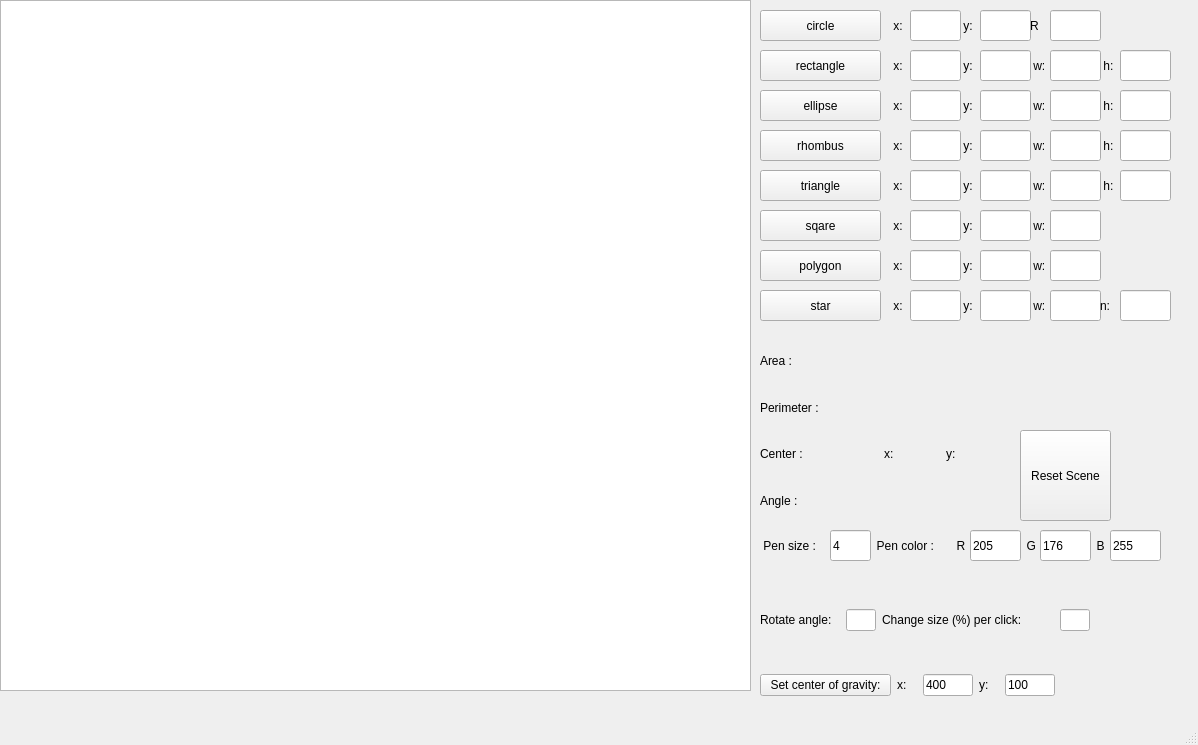
<?xml version="1.0" encoding="UTF-8"?>
<ui version="4.0">
 <class>MainWindow</class>
 <widget class="QMainWindow" name="MainWindow">
  <property name="geometry">
   <rect>
    <x>0</x>
    <y>0</y>
    <width>1198</width>
    <height>745</height>
   </rect>
  </property>
  <property name="windowTitle">
   <string>MainWindow</string>
  </property>
  <widget class="QWidget" name="centralwidget">
   <widget class="QGraphicsView" name="graphicsView">
    <property name="geometry">
     <rect>
      <x>0</x>
      <y>0</y>
      <width>751</width>
      <height>691</height>
     </rect>
    </property>
   </widget>
   <widget class="QPushButton" name="btn_rectangle">
    <property name="geometry">
     <rect>
      <x>760</x>
      <y>50</y>
      <width>121</width>
      <height>31</height>
     </rect>
    </property>
    <property name="text">
     <string>rectangle</string>
    </property>
   </widget>
   <widget class="QPushButton" name="btn_ellipse">
    <property name="geometry">
     <rect>
      <x>760</x>
      <y>90</y>
      <width>121</width>
      <height>31</height>
     </rect>
    </property>
    <property name="text">
     <string>ellipse</string>
    </property>
   </widget>
   <widget class="QLineEdit" name="rect_x">
    <property name="geometry">
     <rect>
      <x>910</x>
      <y>50</y>
      <width>51</width>
      <height>31</height>
     </rect>
    </property>
    <property name="text">
     <string/>
    </property>
   </widget>
   <widget class="QLineEdit" name="rect_y">
    <property name="geometry">
     <rect>
      <x>980</x>
      <y>50</y>
      <width>51</width>
      <height>31</height>
     </rect>
    </property>
    <property name="text">
     <string/>
    </property>
   </widget>
   <widget class="QLineEdit" name="rect_h">
    <property name="geometry">
     <rect>
      <x>1120</x>
      <y>50</y>
      <width>51</width>
      <height>31</height>
     </rect>
    </property>
    <property name="text">
     <string/>
    </property>
   </widget>
   <widget class="QLineEdit" name="rect_w">
    <property name="geometry">
     <rect>
      <x>1050</x>
      <y>50</y>
      <width>51</width>
      <height>31</height>
     </rect>
    </property>
    <property name="text">
     <string/>
    </property>
   </widget>
   <widget class="QLabel" name="label_1">
    <property name="geometry">
     <rect>
      <x>890</x>
      <y>50</y>
      <width>16</width>
      <height>31</height>
     </rect>
    </property>
    <property name="text">
     <string> x:</string>
    </property>
   </widget>
   <widget class="QLabel" name="label_2">
    <property name="geometry">
     <rect>
      <x>960</x>
      <y>50</y>
      <width>16</width>
      <height>31</height>
     </rect>
    </property>
    <property name="text">
     <string> y:</string>
    </property>
   </widget>
   <widget class="QLabel" name="label_3">
    <property name="geometry">
     <rect>
      <x>1030</x>
      <y>50</y>
      <width>21</width>
      <height>31</height>
     </rect>
    </property>
    <property name="text">
     <string> w:</string>
    </property>
   </widget>
   <widget class="QLabel" name="label_4">
    <property name="geometry">
     <rect>
      <x>1100</x>
      <y>50</y>
      <width>16</width>
      <height>31</height>
     </rect>
    </property>
    <property name="text">
     <string> h:</string>
    </property>
   </widget>
   <widget class="QLabel" name="label_7">
    <property name="geometry">
     <rect>
      <x>1030</x>
      <y>90</y>
      <width>21</width>
      <height>31</height>
     </rect>
    </property>
    <property name="text">
     <string> w:</string>
    </property>
   </widget>
   <widget class="QLabel" name="label_6">
    <property name="geometry">
     <rect>
      <x>960</x>
      <y>90</y>
      <width>16</width>
      <height>31</height>
     </rect>
    </property>
    <property name="text">
     <string> y:</string>
    </property>
   </widget>
   <widget class="QLineEdit" name="ellipse_y">
    <property name="geometry">
     <rect>
      <x>980</x>
      <y>90</y>
      <width>51</width>
      <height>31</height>
     </rect>
    </property>
   </widget>
   <widget class="QLabel" name="label_5">
    <property name="geometry">
     <rect>
      <x>890</x>
      <y>90</y>
      <width>21</width>
      <height>31</height>
     </rect>
    </property>
    <property name="text">
     <string> x:</string>
    </property>
   </widget>
   <widget class="QLabel" name="label_8">
    <property name="geometry">
     <rect>
      <x>1100</x>
      <y>90</y>
      <width>16</width>
      <height>31</height>
     </rect>
    </property>
    <property name="text">
     <string> h:</string>
    </property>
   </widget>
   <widget class="QLineEdit" name="ellipse_x">
    <property name="geometry">
     <rect>
      <x>910</x>
      <y>90</y>
      <width>51</width>
      <height>31</height>
     </rect>
    </property>
   </widget>
   <widget class="QLineEdit" name="ellipse_w">
    <property name="geometry">
     <rect>
      <x>1050</x>
      <y>90</y>
      <width>51</width>
      <height>31</height>
     </rect>
    </property>
   </widget>
   <widget class="QLineEdit" name="ellipse_h">
    <property name="geometry">
     <rect>
      <x>1120</x>
      <y>90</y>
      <width>51</width>
      <height>31</height>
     </rect>
    </property>
   </widget>
   <widget class="QPushButton" name="btn_ResetScene">
    <property name="geometry">
     <rect>
      <x>1020</x>
      <y>430</y>
      <width>91</width>
      <height>91</height>
     </rect>
    </property>
    <property name="text">
     <string>Reset Scene</string>
    </property>
   </widget>
   <widget class="QLabel" name="label_13">
    <property name="geometry">
     <rect>
      <x>760</x>
      <y>530</y>
      <width>71</width>
      <height>31</height>
     </rect>
    </property>
    <property name="text">
     <string> Pen size :</string>
    </property>
   </widget>
   <widget class="QLabel" name="label_14">
    <property name="geometry">
     <rect>
      <x>870</x>
      <y>530</y>
      <width>81</width>
      <height>31</height>
     </rect>
    </property>
    <property name="text">
     <string>  Pen color :</string>
    </property>
   </widget>
   <widget class="QLineEdit" name="pen_size">
    <property name="geometry">
     <rect>
      <x>830</x>
      <y>530</y>
      <width>41</width>
      <height>31</height>
     </rect>
    </property>
    <property name="text">
     <string>4</string>
    </property>
   </widget>
   <widget class="QLabel" name="label_15">
    <property name="geometry">
     <rect>
      <x>950</x>
      <y>530</y>
      <width>21</width>
      <height>31</height>
     </rect>
    </property>
    <property name="text">
     <string>  R</string>
    </property>
   </widget>
   <widget class="QLabel" name="label_16">
    <property name="geometry">
     <rect>
      <x>1020</x>
      <y>530</y>
      <width>21</width>
      <height>31</height>
     </rect>
    </property>
    <property name="text">
     <string>  G</string>
    </property>
   </widget>
   <widget class="QLabel" name="label_17">
    <property name="geometry">
     <rect>
      <x>1090</x>
      <y>530</y>
      <width>21</width>
      <height>31</height>
     </rect>
    </property>
    <property name="text">
     <string>  B</string>
    </property>
   </widget>
   <widget class="QLineEdit" name="pen_color_R">
    <property name="geometry">
     <rect>
      <x>970</x>
      <y>530</y>
      <width>51</width>
      <height>31</height>
     </rect>
    </property>
    <property name="text">
     <string>205</string>
    </property>
   </widget>
   <widget class="QLineEdit" name="pen_color_G">
    <property name="geometry">
     <rect>
      <x>1040</x>
      <y>530</y>
      <width>51</width>
      <height>31</height>
     </rect>
    </property>
    <property name="text">
     <string>176</string>
    </property>
   </widget>
   <widget class="QLineEdit" name="pen_color_B">
    <property name="geometry">
     <rect>
      <x>1110</x>
      <y>530</y>
      <width>51</width>
      <height>31</height>
     </rect>
    </property>
    <property name="text">
     <string>255</string>
    </property>
   </widget>
   <widget class="QWidget" name="layoutWidget">
    <property name="geometry">
     <rect>
      <x>760</x>
      <y>340</y>
      <width>242</width>
      <height>181</height>
     </rect>
    </property>
    <layout class="QGridLayout" name="gridLayout">
     <item row="2" column="0">
      <widget class="QLabel" name="label_11">
       <property name="text">
        <string>Center :</string>
       </property>
      </widget>
     </item>
     <item row="0" column="0">
      <widget class="QLabel" name="label_9">
       <property name="text">
        <string>Area :</string>
       </property>
      </widget>
     </item>
     <item row="1" column="0">
      <widget class="QLabel" name="label_10">
       <property name="text">
        <string>Perimeter :</string>
       </property>
      </widget>
     </item>
     <item row="2" column="1">
      <layout class="QGridLayout" name="gridLayout_2">
       <item row="0" column="0">
        <widget class="QLabel" name="Tx">
         <property name="maximumSize">
          <size>
           <width>20</width>
           <height>16777215</height>
          </size>
         </property>
         <property name="text">
          <string>x:</string>
         </property>
         <property name="textFormat">
          <enum>Qt::AutoText</enum>
         </property>
         <property name="indent">
          <number>-3</number>
         </property>
        </widget>
       </item>
       <item row="0" column="1">
        <widget class="QLabel" name="center_x">
         <property name="maximumSize">
          <size>
           <width>80</width>
           <height>16777215</height>
          </size>
         </property>
         <property name="text">
          <string/>
         </property>
         <property name="textFormat">
          <enum>Qt::AutoText</enum>
         </property>
         <property name="indent">
          <number>-3</number>
         </property>
        </widget>
       </item>
       <item row="0" column="2">
        <widget class="QLabel" name="Ty">
         <property name="maximumSize">
          <size>
           <width>20</width>
           <height>16777215</height>
          </size>
         </property>
         <property name="text">
          <string>y:</string>
         </property>
         <property name="textFormat">
          <enum>Qt::AutoText</enum>
         </property>
         <property name="indent">
          <number>-3</number>
         </property>
        </widget>
       </item>
       <item row="0" column="3">
        <widget class="QLabel" name="center_y">
         <property name="maximumSize">
          <size>
           <width>80</width>
           <height>16777215</height>
          </size>
         </property>
         <property name="text">
          <string/>
         </property>
         <property name="textFormat">
          <enum>Qt::AutoText</enum>
         </property>
         <property name="indent">
          <number>-3</number>
         </property>
        </widget>
       </item>
      </layout>
     </item>
     <item row="3" column="1">
      <widget class="QLabel" name="angle">
       <property name="text">
        <string/>
       </property>
      </widget>
     </item>
     <item row="0" column="1">
      <widget class="QLabel" name="area">
       <property name="text">
        <string/>
       </property>
      </widget>
     </item>
     <item row="3" column="0">
      <widget class="QLabel" name="label_12">
       <property name="text">
        <string>Angle :</string>
       </property>
      </widget>
     </item>
     <item row="1" column="1">
      <widget class="QLabel" name="perimeter">
       <property name="text">
        <string/>
       </property>
      </widget>
     </item>
    </layout>
   </widget>
   <widget class="QWidget" name="layoutWidget_2">
    <property name="geometry">
     <rect>
      <x>760</x>
      <y>670</y>
      <width>295</width>
      <height>31</height>
     </rect>
    </property>
    <layout class="QGridLayout" name="gridLayout_8">
     <item row="0" column="3">
      <widget class="QLabel" name="Ty_2">
       <property name="maximumSize">
        <size>
         <width>20</width>
         <height>16777215</height>
        </size>
       </property>
       <property name="text">
        <string>y:</string>
       </property>
       <property name="textFormat">
        <enum>Qt::AutoText</enum>
       </property>
       <property name="indent">
        <number>-3</number>
       </property>
      </widget>
     </item>
     <item row="0" column="2">
      <widget class="QLineEdit" name="centergravity_x">
       <property name="maximumSize">
        <size>
         <width>50</width>
         <height>16777215</height>
        </size>
       </property>
       <property name="text">
        <string>400</string>
       </property>
       <property name="maxLength">
        <number>3</number>
       </property>
      </widget>
     </item>
     <item row="0" column="1">
      <widget class="QLabel" name="Tx_2">
       <property name="maximumSize">
        <size>
         <width>20</width>
         <height>16777215</height>
        </size>
       </property>
       <property name="text">
        <string>x:</string>
       </property>
       <property name="textFormat">
        <enum>Qt::AutoText</enum>
       </property>
       <property name="indent">
        <number>-3</number>
       </property>
      </widget>
     </item>
     <item row="0" column="4">
      <widget class="QLineEdit" name="centergravity_y">
       <property name="maximumSize">
        <size>
         <width>50</width>
         <height>16777215</height>
        </size>
       </property>
       <property name="text">
        <string>100</string>
       </property>
       <property name="maxLength">
        <number>3</number>
       </property>
      </widget>
     </item>
     <item row="0" column="0">
      <widget class="QPushButton" name="Tgravity">
       <property name="minimumSize">
        <size>
         <width>100</width>
         <height>0</height>
        </size>
       </property>
       <property name="text">
        <string>Set center of gravity:</string>
       </property>
      </widget>
     </item>
    </layout>
   </widget>
   <widget class="QWidget" name="gridLayoutWidget_4">
    <property name="geometry">
     <rect>
      <x>760</x>
      <y>580</y>
      <width>330</width>
      <height>80</height>
     </rect>
    </property>
    <layout class="QGridLayout" name="gridLayout_4">
     <item row="0" column="1">
      <widget class="QLineEdit" name="rotate_angle">
       <property name="maximumSize">
        <size>
         <width>30</width>
         <height>16777215</height>
        </size>
       </property>
       <property name="text">
        <string/>
       </property>
       <property name="maxLength">
        <number>3</number>
       </property>
      </widget>
     </item>
     <item row="0" column="2">
      <widget class="QLabel" name="label_19">
       <property name="maximumSize">
        <size>
         <width>200</width>
         <height>16777215</height>
        </size>
       </property>
       <property name="text">
        <string>Change size (%) per click:</string>
       </property>
       <property name="textFormat">
        <enum>Qt::AutoText</enum>
       </property>
       <property name="indent">
        <number>-3</number>
       </property>
      </widget>
     </item>
     <item row="0" column="3">
      <widget class="QLineEdit" name="size">
       <property name="maximumSize">
        <size>
         <width>30</width>
         <height>16777215</height>
        </size>
       </property>
       <property name="text">
        <string/>
       </property>
       <property name="maxLength">
        <number>3</number>
       </property>
      </widget>
     </item>
     <item row="0" column="0">
      <widget class="QLabel" name="label_18">
       <property name="maximumSize">
        <size>
         <width>80</width>
         <height>16777215</height>
        </size>
       </property>
       <property name="text">
        <string>Rotate angle:</string>
       </property>
       <property name="textFormat">
        <enum>Qt::AutoText</enum>
       </property>
       <property name="indent">
        <number>-3</number>
       </property>
      </widget>
     </item>
    </layout>
   </widget>
   <widget class="QPushButton" name="btn_rhombus">
    <property name="geometry">
     <rect>
      <x>760</x>
      <y>130</y>
      <width>121</width>
      <height>31</height>
     </rect>
    </property>
    <property name="text">
     <string>rhombus</string>
    </property>
   </widget>
   <widget class="QLabel" name="label_20">
    <property name="geometry">
     <rect>
      <x>890</x>
      <y>130</y>
      <width>21</width>
      <height>31</height>
     </rect>
    </property>
    <property name="text">
     <string> x:</string>
    </property>
   </widget>
   <widget class="QLineEdit" name="rhombus_x">
    <property name="geometry">
     <rect>
      <x>910</x>
      <y>130</y>
      <width>51</width>
      <height>31</height>
     </rect>
    </property>
   </widget>
   <widget class="QLabel" name="label_21">
    <property name="geometry">
     <rect>
      <x>960</x>
      <y>130</y>
      <width>16</width>
      <height>31</height>
     </rect>
    </property>
    <property name="text">
     <string> y:</string>
    </property>
   </widget>
   <widget class="QLineEdit" name="rhombus_y">
    <property name="geometry">
     <rect>
      <x>980</x>
      <y>130</y>
      <width>51</width>
      <height>31</height>
     </rect>
    </property>
   </widget>
   <widget class="QLabel" name="label_22">
    <property name="geometry">
     <rect>
      <x>1030</x>
      <y>130</y>
      <width>21</width>
      <height>31</height>
     </rect>
    </property>
    <property name="text">
     <string> w:</string>
    </property>
   </widget>
   <widget class="QLineEdit" name="rhombus_w">
    <property name="geometry">
     <rect>
      <x>1050</x>
      <y>130</y>
      <width>51</width>
      <height>31</height>
     </rect>
    </property>
   </widget>
   <widget class="QLabel" name="label_23">
    <property name="geometry">
     <rect>
      <x>1100</x>
      <y>130</y>
      <width>16</width>
      <height>31</height>
     </rect>
    </property>
    <property name="text">
     <string> h:</string>
    </property>
   </widget>
   <widget class="QLineEdit" name="rhombus_h">
    <property name="geometry">
     <rect>
      <x>1120</x>
      <y>130</y>
      <width>51</width>
      <height>31</height>
     </rect>
    </property>
   </widget>
   <widget class="QPushButton" name="btn_triangle">
    <property name="geometry">
     <rect>
      <x>760</x>
      <y>170</y>
      <width>121</width>
      <height>31</height>
     </rect>
    </property>
    <property name="text">
     <string>triangle</string>
    </property>
   </widget>
   <widget class="QLabel" name="label_24">
    <property name="geometry">
     <rect>
      <x>890</x>
      <y>170</y>
      <width>21</width>
      <height>31</height>
     </rect>
    </property>
    <property name="text">
     <string> x:</string>
    </property>
   </widget>
   <widget class="QLineEdit" name="triangle_x">
    <property name="geometry">
     <rect>
      <x>910</x>
      <y>170</y>
      <width>51</width>
      <height>31</height>
     </rect>
    </property>
   </widget>
   <widget class="QLabel" name="label_25">
    <property name="geometry">
     <rect>
      <x>960</x>
      <y>170</y>
      <width>16</width>
      <height>31</height>
     </rect>
    </property>
    <property name="text">
     <string> y:</string>
    </property>
   </widget>
   <widget class="QLineEdit" name="triangle_y">
    <property name="geometry">
     <rect>
      <x>980</x>
      <y>170</y>
      <width>51</width>
      <height>31</height>
     </rect>
    </property>
   </widget>
   <widget class="QLabel" name="label_26">
    <property name="geometry">
     <rect>
      <x>1030</x>
      <y>170</y>
      <width>21</width>
      <height>31</height>
     </rect>
    </property>
    <property name="text">
     <string> w:</string>
    </property>
   </widget>
   <widget class="QLineEdit" name="triangle_w">
    <property name="geometry">
     <rect>
      <x>1050</x>
      <y>170</y>
      <width>51</width>
      <height>31</height>
     </rect>
    </property>
   </widget>
   <widget class="QLabel" name="label_27">
    <property name="geometry">
     <rect>
      <x>1100</x>
      <y>170</y>
      <width>16</width>
      <height>31</height>
     </rect>
    </property>
    <property name="text">
     <string> h:</string>
    </property>
   </widget>
   <widget class="QLineEdit" name="triangle_h">
    <property name="geometry">
     <rect>
      <x>1120</x>
      <y>170</y>
      <width>51</width>
      <height>31</height>
     </rect>
    </property>
   </widget>
   <widget class="QPushButton" name="btn_circle">
    <property name="geometry">
     <rect>
      <x>760</x>
      <y>10</y>
      <width>121</width>
      <height>31</height>
     </rect>
    </property>
    <property name="text">
     <string>circle</string>
    </property>
   </widget>
   <widget class="QLabel" name="label_28">
    <property name="geometry">
     <rect>
      <x>890</x>
      <y>10</y>
      <width>16</width>
      <height>31</height>
     </rect>
    </property>
    <property name="text">
     <string> x:</string>
    </property>
   </widget>
   <widget class="QLineEdit" name="circle_x">
    <property name="geometry">
     <rect>
      <x>910</x>
      <y>10</y>
      <width>51</width>
      <height>31</height>
     </rect>
    </property>
   </widget>
   <widget class="QLineEdit" name="circle_y">
    <property name="geometry">
     <rect>
      <x>980</x>
      <y>10</y>
      <width>51</width>
      <height>31</height>
     </rect>
    </property>
   </widget>
   <widget class="QLabel" name="label_29">
    <property name="geometry">
     <rect>
      <x>960</x>
      <y>10</y>
      <width>16</width>
      <height>31</height>
     </rect>
    </property>
    <property name="text">
     <string> y:</string>
    </property>
   </widget>
   <widget class="QLineEdit" name="circle_r">
    <property name="geometry">
     <rect>
      <x>1050</x>
      <y>10</y>
      <width>51</width>
      <height>31</height>
     </rect>
    </property>
   </widget>
   <widget class="QLabel" name="label_30">
    <property name="geometry">
     <rect>
      <x>1030</x>
      <y>10</y>
      <width>21</width>
      <height>31</height>
     </rect>
    </property>
    <property name="text">
     <string>R</string>
    </property>
   </widget>
   <widget class="QPushButton" name="btn_sqare">
    <property name="geometry">
     <rect>
      <x>760</x>
      <y>210</y>
      <width>121</width>
      <height>31</height>
     </rect>
    </property>
    <property name="text">
     <string>sqare</string>
    </property>
   </widget>
   <widget class="QLabel" name="label_31">
    <property name="geometry">
     <rect>
      <x>890</x>
      <y>210</y>
      <width>21</width>
      <height>31</height>
     </rect>
    </property>
    <property name="text">
     <string> x:</string>
    </property>
   </widget>
   <widget class="QLineEdit" name="sqare_x">
    <property name="geometry">
     <rect>
      <x>910</x>
      <y>210</y>
      <width>51</width>
      <height>31</height>
     </rect>
    </property>
   </widget>
   <widget class="QLabel" name="label_32">
    <property name="geometry">
     <rect>
      <x>960</x>
      <y>210</y>
      <width>16</width>
      <height>31</height>
     </rect>
    </property>
    <property name="text">
     <string> y:</string>
    </property>
   </widget>
   <widget class="QLineEdit" name="sqare_y">
    <property name="geometry">
     <rect>
      <x>980</x>
      <y>210</y>
      <width>51</width>
      <height>31</height>
     </rect>
    </property>
   </widget>
   <widget class="QLabel" name="label_33">
    <property name="geometry">
     <rect>
      <x>1030</x>
      <y>210</y>
      <width>21</width>
      <height>31</height>
     </rect>
    </property>
    <property name="text">
     <string> w:</string>
    </property>
   </widget>
   <widget class="QLineEdit" name="sqare_w">
    <property name="geometry">
     <rect>
      <x>1050</x>
      <y>210</y>
      <width>51</width>
      <height>31</height>
     </rect>
    </property>
   </widget>
   <widget class="QPushButton" name="btn_polygon">
    <property name="geometry">
     <rect>
      <x>760</x>
      <y>250</y>
      <width>121</width>
      <height>31</height>
     </rect>
    </property>
    <property name="text">
     <string>polygon</string>
    </property>
   </widget>
   <widget class="QLabel" name="label_34">
    <property name="geometry">
     <rect>
      <x>890</x>
      <y>250</y>
      <width>21</width>
      <height>31</height>
     </rect>
    </property>
    <property name="text">
     <string> x:</string>
    </property>
   </widget>
   <widget class="QLineEdit" name="polygon_x">
    <property name="geometry">
     <rect>
      <x>910</x>
      <y>250</y>
      <width>51</width>
      <height>31</height>
     </rect>
    </property>
   </widget>
   <widget class="QLabel" name="label_35">
    <property name="geometry">
     <rect>
      <x>960</x>
      <y>250</y>
      <width>16</width>
      <height>31</height>
     </rect>
    </property>
    <property name="text">
     <string> y:</string>
    </property>
   </widget>
   <widget class="QLineEdit" name="polygon_y">
    <property name="geometry">
     <rect>
      <x>980</x>
      <y>250</y>
      <width>51</width>
      <height>31</height>
     </rect>
    </property>
   </widget>
   <widget class="QLabel" name="label_36">
    <property name="geometry">
     <rect>
      <x>1030</x>
      <y>250</y>
      <width>21</width>
      <height>31</height>
     </rect>
    </property>
    <property name="text">
     <string> w:</string>
    </property>
   </widget>
   <widget class="QLineEdit" name="polygon_w">
    <property name="geometry">
     <rect>
      <x>1050</x>
      <y>250</y>
      <width>51</width>
      <height>31</height>
     </rect>
    </property>
   </widget>
   <widget class="QPushButton" name="btn_star">
    <property name="geometry">
     <rect>
      <x>760</x>
      <y>290</y>
      <width>121</width>
      <height>31</height>
     </rect>
    </property>
    <property name="text">
     <string>star</string>
    </property>
   </widget>
   <widget class="QLabel" name="label_37">
    <property name="geometry">
     <rect>
      <x>890</x>
      <y>290</y>
      <width>21</width>
      <height>31</height>
     </rect>
    </property>
    <property name="text">
     <string> x:</string>
    </property>
   </widget>
   <widget class="QLineEdit" name="star_x">
    <property name="geometry">
     <rect>
      <x>910</x>
      <y>290</y>
      <width>51</width>
      <height>31</height>
     </rect>
    </property>
   </widget>
   <widget class="QLabel" name="label_38">
    <property name="geometry">
     <rect>
      <x>960</x>
      <y>290</y>
      <width>16</width>
      <height>31</height>
     </rect>
    </property>
    <property name="text">
     <string> y:</string>
    </property>
   </widget>
   <widget class="QLineEdit" name="star_y">
    <property name="geometry">
     <rect>
      <x>980</x>
      <y>290</y>
      <width>51</width>
      <height>31</height>
     </rect>
    </property>
   </widget>
   <widget class="QLabel" name="label_39">
    <property name="geometry">
     <rect>
      <x>1030</x>
      <y>290</y>
      <width>21</width>
      <height>31</height>
     </rect>
    </property>
    <property name="text">
     <string> w:</string>
    </property>
   </widget>
   <widget class="QLineEdit" name="star_w">
    <property name="geometry">
     <rect>
      <x>1050</x>
      <y>290</y>
      <width>51</width>
      <height>31</height>
     </rect>
    </property>
   </widget>
   <widget class="QLabel" name="label_40">
    <property name="geometry">
     <rect>
      <x>1100</x>
      <y>290</y>
      <width>16</width>
      <height>31</height>
     </rect>
    </property>
    <property name="text">
     <string>n:</string>
    </property>
   </widget>
   <widget class="QLineEdit" name="star_n">
    <property name="geometry">
     <rect>
      <x>1120</x>
      <y>290</y>
      <width>51</width>
      <height>31</height>
     </rect>
    </property>
   </widget>
  </widget>
  <widget class="QMenuBar" name="menubar">
   <property name="geometry">
    <rect>
     <x>0</x>
     <y>0</y>
     <width>1198</width>
     <height>22</height>
    </rect>
   </property>
  </widget>
  <widget class="QStatusBar" name="statusbar"/>
 </widget>
 <resources/>
 <connections/>
</ui>
